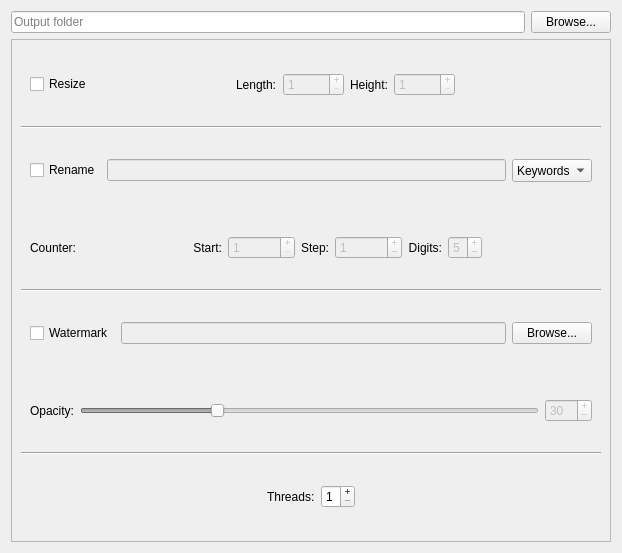
<?xml version="1.0" encoding="UTF-8"?>
<ui version="4.0">
 <class>OutputTab</class>
 <widget class="QWidget" name="OutputTab">
  <property name="geometry">
   <rect>
    <x>0</x>
    <y>0</y>
    <width>622</width>
    <height>553</height>
   </rect>
  </property>
  <property name="windowTitle">
   <string>Form</string>
  </property>
  <layout class="QGridLayout" name="gridLayout">
   <item row="0" column="1">
    <widget class="QPushButton" name="butBrowseOutput">
     <property name="text">
      <string>Browse...</string>
     </property>
    </widget>
   </item>
   <item row="0" column="0">
    <widget class="QLineEdit" name="inputOutputFolder">
     <property name="placeholderText">
      <string>Output folder</string>
     </property>
    </widget>
   </item>
   <item row="2" column="0" colspan="2">
    <widget class="QFrame" name="frameOutput">
     <property name="frameShape">
      <enum>QFrame::StyledPanel</enum>
     </property>
     <property name="frameShadow">
      <enum>QFrame::Raised</enum>
     </property>
     <layout class="QVBoxLayout" name="verticalLayout">
      <item>
       <widget class="QFrame" name="frameResize">
        <property name="mouseTracking">
         <bool>false</bool>
        </property>
        <property name="frameShape">
         <enum>QFrame::NoFrame</enum>
        </property>
        <property name="frameShadow">
         <enum>QFrame::Plain</enum>
        </property>
        <layout class="QHBoxLayout" name="horizontalLayout_2">
         <item>
          <widget class="QCheckBox" name="resize">
           <property name="text">
            <string>Resize</string>
           </property>
          </widget>
         </item>
         <item>
          <spacer name="horizontalSpacer_3">
           <property name="orientation">
            <enum>Qt::Horizontal</enum>
           </property>
           <property name="sizeHint" stdset="0">
            <size>
             <width>40</width>
             <height>20</height>
            </size>
           </property>
          </spacer>
         </item>
         <item>
          <widget class="QLabel" name="labelLength">
           <property name="text">
            <string>Length:</string>
           </property>
          </widget>
         </item>
         <item>
          <widget class="QSpinBox" name="inputLength">
           <property name="enabled">
            <bool>false</bool>
           </property>
           <property name="buttonSymbols">
            <enum>QAbstractSpinBox::PlusMinus</enum>
           </property>
           <property name="minimum">
            <number>1</number>
           </property>
           <property name="maximum">
            <number>99999</number>
           </property>
          </widget>
         </item>
         <item>
          <widget class="QLabel" name="labelHeight">
           <property name="text">
            <string>Height:</string>
           </property>
          </widget>
         </item>
         <item>
          <widget class="QSpinBox" name="inputHeight">
           <property name="enabled">
            <bool>false</bool>
           </property>
           <property name="buttonSymbols">
            <enum>QAbstractSpinBox::PlusMinus</enum>
           </property>
           <property name="minimum">
            <number>1</number>
           </property>
           <property name="maximum">
            <number>99999</number>
           </property>
          </widget>
         </item>
         <item>
          <spacer name="horizontalSpacer_4">
           <property name="orientation">
            <enum>Qt::Horizontal</enum>
           </property>
           <property name="sizeHint" stdset="0">
            <size>
             <width>40</width>
             <height>20</height>
            </size>
           </property>
          </spacer>
         </item>
        </layout>
       </widget>
      </item>
      <item>
       <widget class="Line" name="line_3">
        <property name="orientation">
         <enum>Qt::Horizontal</enum>
        </property>
       </widget>
      </item>
      <item>
       <widget class="QFrame" name="frameRenameText">
        <property name="frameShape">
         <enum>QFrame::NoFrame</enum>
        </property>
        <property name="frameShadow">
         <enum>QFrame::Plain</enum>
        </property>
        <layout class="QHBoxLayout" name="horizontalLayout_3">
         <item>
          <widget class="QCheckBox" name="rename">
           <property name="text">
            <string>Rename</string>
           </property>
          </widget>
         </item>
         <item>
          <widget class="QLineEdit" name="inputRename">
           <property name="enabled">
            <bool>false</bool>
           </property>
          </widget>
         </item>
         <item>
          <widget class="QComboBox" name="comboBox">
           <property name="minimumSize">
            <size>
             <width>80</width>
             <height>23</height>
            </size>
           </property>
           <property name="currentText">
            <string>Keywords...</string>
           </property>
           <property name="sizeAdjustPolicy">
            <enum>QComboBox::AdjustToMinimumContentsLength</enum>
           </property>
           <property name="frame">
            <bool>true</bool>
           </property>
           <item>
            <property name="text">
             <string>Keywords...</string>
            </property>
           </item>
           <item>
            <property name="text">
             <string>Original Name - [N]</string>
            </property>
           </item>
           <item>
            <property name="text">
             <string>Counter - [C]</string>
            </property>
           </item>
          </widget>
         </item>
        </layout>
       </widget>
      </item>
      <item>
       <widget class="QFrame" name="frameCounter">
        <property name="enabled">
         <bool>true</bool>
        </property>
        <layout class="QHBoxLayout" name="horizontalLayout">
         <item>
          <widget class="QLabel" name="label">
           <property name="text">
            <string>Counter:</string>
           </property>
          </widget>
         </item>
         <item>
          <spacer name="horizontalSpacer_5">
           <property name="orientation">
            <enum>Qt::Horizontal</enum>
           </property>
           <property name="sizeHint" stdset="0">
            <size>
             <width>40</width>
             <height>20</height>
            </size>
           </property>
          </spacer>
         </item>
         <item>
          <widget class="QLabel" name="labelStart">
           <property name="text">
            <string>Start:</string>
           </property>
           <property name="alignment">
            <set>Qt::AlignRight|Qt::AlignTrailing|Qt::AlignVCenter</set>
           </property>
          </widget>
         </item>
         <item>
          <widget class="QSpinBox" name="inputCounterStart">
           <property name="enabled">
            <bool>false</bool>
           </property>
           <property name="buttonSymbols">
            <enum>QAbstractSpinBox::PlusMinus</enum>
           </property>
           <property name="minimum">
            <number>1</number>
           </property>
           <property name="maximum">
            <number>999999</number>
           </property>
          </widget>
         </item>
         <item>
          <widget class="QLabel" name="labelStep">
           <property name="layoutDirection">
            <enum>Qt::LeftToRight</enum>
           </property>
           <property name="frameShape">
            <enum>QFrame::NoFrame</enum>
           </property>
           <property name="text">
            <string>Step:</string>
           </property>
           <property name="alignment">
            <set>Qt::AlignRight|Qt::AlignTrailing|Qt::AlignVCenter</set>
           </property>
          </widget>
         </item>
         <item>
          <widget class="QSpinBox" name="inputCounterStep">
           <property name="enabled">
            <bool>false</bool>
           </property>
           <property name="layoutDirection">
            <enum>Qt::LeftToRight</enum>
           </property>
           <property name="autoFillBackground">
            <bool>false</bool>
           </property>
           <property name="wrapping">
            <bool>false</bool>
           </property>
           <property name="readOnly">
            <bool>false</bool>
           </property>
           <property name="buttonSymbols">
            <enum>QAbstractSpinBox::PlusMinus</enum>
           </property>
           <property name="accelerated">
            <bool>true</bool>
           </property>
           <property name="showGroupSeparator" stdset="0">
            <bool>false</bool>
           </property>
           <property name="maximum">
            <number>999999</number>
           </property>
           <property name="value">
            <number>1</number>
           </property>
          </widget>
         </item>
         <item>
          <widget class="QLabel" name="latebDigits">
           <property name="text">
            <string>Digits:</string>
           </property>
           <property name="alignment">
            <set>Qt::AlignRight|Qt::AlignTrailing|Qt::AlignVCenter</set>
           </property>
          </widget>
         </item>
         <item>
          <widget class="QSpinBox" name="inputCounterDigits">
           <property name="enabled">
            <bool>false</bool>
           </property>
           <property name="buttonSymbols">
            <enum>QAbstractSpinBox::PlusMinus</enum>
           </property>
           <property name="minimum">
            <number>1</number>
           </property>
           <property name="maximum">
            <number>9</number>
           </property>
           <property name="value">
            <number>5</number>
           </property>
          </widget>
         </item>
         <item>
          <spacer name="horizontalSpacer_6">
           <property name="orientation">
            <enum>Qt::Horizontal</enum>
           </property>
           <property name="sizeHint" stdset="0">
            <size>
             <width>40</width>
             <height>20</height>
            </size>
           </property>
          </spacer>
         </item>
        </layout>
       </widget>
      </item>
      <item>
       <widget class="Line" name="line_2">
        <property name="orientation">
         <enum>Qt::Horizontal</enum>
        </property>
       </widget>
      </item>
      <item>
       <widget class="QFrame" name="frameWatermarkText">
        <layout class="QHBoxLayout" name="horizontalLayout_6">
         <item>
          <widget class="QCheckBox" name="watermark">
           <property name="text">
            <string>Watermark</string>
           </property>
          </widget>
         </item>
         <item>
          <widget class="QLineEdit" name="inputWatermark">
           <property name="enabled">
            <bool>false</bool>
           </property>
          </widget>
         </item>
         <item>
          <widget class="QPushButton" name="butBrowseWatermark">
           <property name="text">
            <string>Browse...</string>
           </property>
          </widget>
         </item>
        </layout>
       </widget>
      </item>
      <item>
       <widget class="QFrame" name="frameWatermarkOpacity">
        <property name="enabled">
         <bool>true</bool>
        </property>
        <layout class="QHBoxLayout" name="horizontalLayout_5">
         <item>
          <widget class="QLabel" name="labelOpacity">
           <property name="text">
            <string>Opacity:</string>
           </property>
          </widget>
         </item>
         <item>
          <widget class="QSlider" name="sliderOpacity">
           <property name="enabled">
            <bool>false</bool>
           </property>
           <property name="minimum">
            <number>1</number>
           </property>
           <property name="maximum">
            <number>100</number>
           </property>
           <property name="value">
            <number>30</number>
           </property>
           <property name="orientation">
            <enum>Qt::Horizontal</enum>
           </property>
          </widget>
         </item>
         <item>
          <widget class="QSpinBox" name="inputOpacity">
           <property name="enabled">
            <bool>false</bool>
           </property>
           <property name="wrapping">
            <bool>false</bool>
           </property>
           <property name="buttonSymbols">
            <enum>QAbstractSpinBox::PlusMinus</enum>
           </property>
           <property name="minimum">
            <number>1</number>
           </property>
           <property name="maximum">
            <number>100</number>
           </property>
           <property name="singleStep">
            <number>1</number>
           </property>
           <property name="value">
            <number>30</number>
           </property>
          </widget>
         </item>
        </layout>
       </widget>
      </item>
      <item>
       <widget class="Line" name="line">
        <property name="orientation">
         <enum>Qt::Horizontal</enum>
        </property>
       </widget>
      </item>
      <item>
       <widget class="QFrame" name="frameAdvanced">
        <property name="frameShape">
         <enum>QFrame::NoFrame</enum>
        </property>
        <property name="frameShadow">
         <enum>QFrame::Plain</enum>
        </property>
        <layout class="QHBoxLayout" name="horizontalLayout_4">
         <item>
          <spacer name="horizontalSpacer">
           <property name="orientation">
            <enum>Qt::Horizontal</enum>
           </property>
           <property name="sizeHint" stdset="0">
            <size>
             <width>40</width>
             <height>20</height>
            </size>
           </property>
          </spacer>
         </item>
         <item>
          <widget class="QLabel" name="labelThreads">
           <property name="text">
            <string>Threads:</string>
           </property>
           <property name="alignment">
            <set>Qt::AlignLeading|Qt::AlignLeft|Qt::AlignVCenter</set>
           </property>
          </widget>
         </item>
         <item>
          <widget class="QSpinBox" name="inputThreads">
           <property name="enabled">
            <bool>true</bool>
           </property>
           <property name="buttonSymbols">
            <enum>QAbstractSpinBox::PlusMinus</enum>
           </property>
           <property name="minimum">
            <number>1</number>
           </property>
           <property name="maximum">
            <number>9</number>
           </property>
          </widget>
         </item>
         <item>
          <spacer name="horizontalSpacer_2">
           <property name="orientation">
            <enum>Qt::Horizontal</enum>
           </property>
           <property name="sizeHint" stdset="0">
            <size>
             <width>40</width>
             <height>20</height>
            </size>
           </property>
          </spacer>
         </item>
        </layout>
       </widget>
      </item>
     </layout>
    </widget>
   </item>
  </layout>
 </widget>
 <resources/>
 <connections>
  <connection>
   <sender>inputOpacity</sender>
   <signal>valueChanged(int)</signal>
   <receiver>sliderOpacity</receiver>
   <slot>setValue(int)</slot>
   <hints>
    <hint type="sourcelabel">
     <x>442</x>
     <y>423</y>
    </hint>
    <hint type="destinationlabel">
     <x>381</x>
     <y>418</y>
    </hint>
   </hints>
  </connection>
  <connection>
   <sender>sliderOpacity</sender>
   <signal>valueChanged(int)</signal>
   <receiver>inputOpacity</receiver>
   <slot>setValue(int)</slot>
   <hints>
    <hint type="sourcelabel">
     <x>381</x>
     <y>418</y>
    </hint>
    <hint type="destinationlabel">
     <x>442</x>
     <y>423</y>
    </hint>
   </hints>
  </connection>
  <connection>
   <sender>watermark</sender>
   <signal>toggled(bool)</signal>
   <receiver>inputWatermark</receiver>
   <slot>setEnabled(bool)</slot>
   <hints>
    <hint type="sourcelabel">
     <x>84</x>
     <y>336</y>
    </hint>
    <hint type="destinationlabel">
     <x>150</x>
     <y>336</y>
    </hint>
   </hints>
  </connection>
  <connection>
   <sender>rename</sender>
   <signal>toggled(bool)</signal>
   <receiver>inputRename</receiver>
   <slot>setEnabled(bool)</slot>
   <hints>
    <hint type="sourcelabel">
     <x>73</x>
     <y>166</y>
    </hint>
    <hint type="destinationlabel">
     <x>199</x>
     <y>168</y>
    </hint>
   </hints>
  </connection>
  <connection>
   <sender>resize</sender>
   <signal>toggled(bool)</signal>
   <receiver>inputLength</receiver>
   <slot>setEnabled(bool)</slot>
   <hints>
    <hint type="sourcelabel">
     <x>84</x>
     <y>82</y>
    </hint>
    <hint type="destinationlabel">
     <x>305</x>
     <y>87</y>
    </hint>
   </hints>
  </connection>
  <connection>
   <sender>resize</sender>
   <signal>toggled(bool)</signal>
   <receiver>inputHeight</receiver>
   <slot>setEnabled(bool)</slot>
   <hints>
    <hint type="sourcelabel">
     <x>73</x>
     <y>75</y>
    </hint>
    <hint type="destinationlabel">
     <x>418</x>
     <y>81</y>
    </hint>
   </hints>
  </connection>
  <connection>
   <sender>rename</sender>
   <signal>toggled(bool)</signal>
   <receiver>inputCounterStart</receiver>
   <slot>setEnabled(bool)</slot>
   <hints>
    <hint type="sourcelabel">
     <x>88</x>
     <y>179</y>
    </hint>
    <hint type="destinationlabel">
     <x>255</x>
     <y>250</y>
    </hint>
   </hints>
  </connection>
  <connection>
   <sender>rename</sender>
   <signal>toggled(bool)</signal>
   <receiver>inputCounterStep</receiver>
   <slot>setEnabled(bool)</slot>
   <hints>
    <hint type="sourcelabel">
     <x>58</x>
     <y>176</y>
    </hint>
    <hint type="destinationlabel">
     <x>396</x>
     <y>252</y>
    </hint>
   </hints>
  </connection>
  <connection>
   <sender>rename</sender>
   <signal>toggled(bool)</signal>
   <receiver>inputCounterDigits</receiver>
   <slot>setEnabled(bool)</slot>
   <hints>
    <hint type="sourcelabel">
     <x>57</x>
     <y>168</y>
    </hint>
    <hint type="destinationlabel">
     <x>467</x>
     <y>248</y>
    </hint>
   </hints>
  </connection>
  <connection>
   <sender>watermark</sender>
   <signal>toggled(bool)</signal>
   <receiver>sliderOpacity</receiver>
   <slot>setEnabled(bool)</slot>
   <hints>
    <hint type="sourcelabel">
     <x>93</x>
     <y>340</y>
    </hint>
    <hint type="destinationlabel">
     <x>275</x>
     <y>407</y>
    </hint>
   </hints>
  </connection>
  <connection>
   <sender>watermark</sender>
   <signal>toggled(bool)</signal>
   <receiver>inputOpacity</receiver>
   <slot>setEnabled(bool)</slot>
   <hints>
    <hint type="sourcelabel">
     <x>62</x>
     <y>326</y>
    </hint>
    <hint type="destinationlabel">
     <x>427</x>
     <y>403</y>
    </hint>
   </hints>
  </connection>
 </connections>
</ui>
